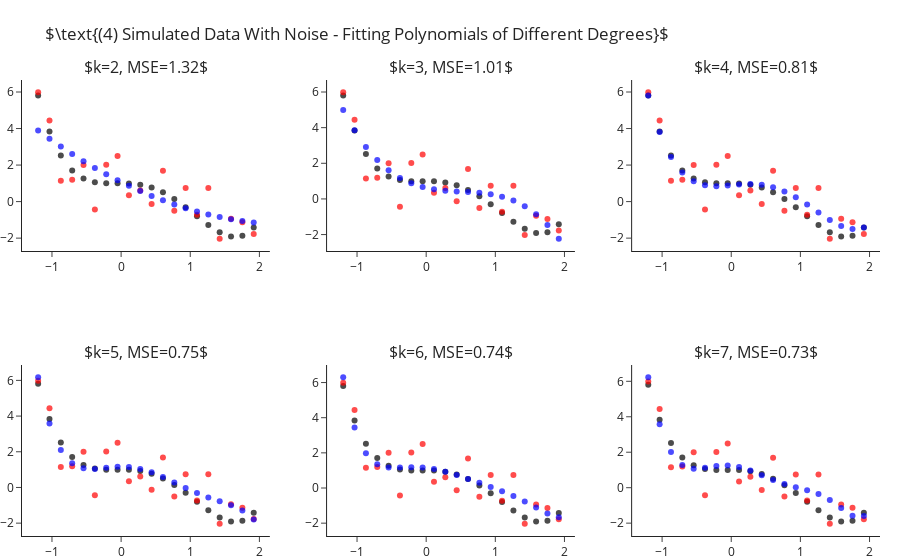

Write notebook code for a chart like this one.
### Markdown cell above
## Fitting Polynomial Of Different Degrees - With Sample Noise

Still fitting for different values of $k$, let us add some standard Gaussian noise (i.e. $\mathcal{N}\left(0,1\right)$).
This time we observe two things:
- Even for the correct $k=4$ model we are not able to achieve zero MSE.
- As we increase $4<k\rightarrow 7$ we manage to decrease the error more and more.

### Code cell
y = y_ + np.random.normal(size=len(y_))

ks = range(2, 8)
fig = make_subplots(2, 3, subplot_titles=list(ks))
for i, k in enumerate(ks):
    r,c = i//3+1, i%3+1 
    
    y_hat = make_pipeline(PolynomialFeatures(k), LinearRegression(fit_intercept=False)).fit(X, y).predict(X)
    fig.add_traces([go.Scatter(x=x, y=y_, mode="markers", name="Real Points",  marker=dict(color="black", opacity=.7), showlegend=False),
                    go.Scatter(x=x, y=y, mode="markers", name="Observed Points",  marker=dict(color="red", opacity=.7), showlegend=False), 
                    go.Scatter(x=x, y=y_hat, mode="markers", name="Predicted Points",  marker=dict(color="blue", opacity=.7), showlegend=False)], rows=r, cols=c)
    fig["layout"]["annotations"][i]["text"] = rf"$k={{0}}, MSE={{1}}$".format(k, round(np.mean((y-y_hat)**2), 2))

fig.update_layout(title=r"$\text{(4) Simulated Data With Noise - Fitting Polynomials of Different Degrees}$", margin=dict(t=80)).show()

### Figure 1 — Plotly figure (JSON) as saved in the notebook; plotly's stock layout.template omitted (floating-point values rounded to 4 significant figures)
{"data": [{"marker": {"color": "black", "opacity": 0.7}, "mode": "markers", "name": "Real Points", "showlegend": false, "type": "scatter", "x": [-1.2, -1.036, -0.8718, -0.7077, -0.5436, -0.3795, -0.2154, -0.05128, 0.1128, 0.2769, 0.441, 0.6051, 0.7692, 0.9333, 1.097, 1.262, 1.426, 1.59, 1.754, 1.918], "xaxis": "x", "y": [5.81, 3.838, 2.523, 1.709, 1.261, 1.058, 0.9989, 0.999, 0.9909, 0.9251, 0.769, 0.5078, 0.1439, -0.3028, -0.7951, -1.278, -1.68, -1.912, -1.866, -1.418], "yaxis": "y"}, {"marker": {"color": "red", "opacity": 0.7}, "mode": "markers", "name": "Observed Points", "showlegend": false, "type": "scatter", "x": [-1.2, -1.036, -0.8718, -0.7077, -0.5436, -0.3795, -0.2154, -0.05128, 0.1128, 0.2769, 0.441, 0.6051, 0.7692, 0.9333, 1.097, 1.262, 1.426, 1.59, 1.754, 1.918], "xaxis": "x", "y": [5.984, 4.439, 1.147, 1.195, 2.0, -0.432, 2.014, 2.499, 0.3512, 0.6118, -0.1319, 1.683, -0.5034, 0.7457, -0.725, 0.7386, -2.031, -0.9424, -1.132, -1.773], "yaxis": "y"}, {"marker": {"color": "blue", "opacity": 0.7}, "mode": "markers", "name": "Predicted Points", "showlegend": false, "type": "scatter", "x": [-1.2, -1.036, -0.8718, -0.7077, -0.5436, -0.3795, -0.2154, -0.05128, 0.1128, 0.2769, 0.441, 0.6051, 0.7692, 0.9333, 1.097, 1.262, 1.426, 1.59, 1.754, 1.918], "xaxis": "x", "y": [3.897, 3.445, 3.014, 2.603, 2.214, 1.845, 1.497, 1.169, 0.8627, 0.5769, 0.3118, 0.06751, -0.156, -0.3588, -0.5408, -0.702, -0.8425, -0.9622, -1.061, -1.139], "yaxis": "y"}, {"marker": {"color": "black", "opacity": 0.7}, "mode": "markers", "name": "Real Points", "showlegend": false, "type": "scatter", "x": [-1.2, -1.036, -0.8718, -0.7077, -0.5436, -0.3795, -0.2154, -0.05128, 0.1128, 0.2769, 0.441, 0.6051, 0.7692, 0.9333, 1.097, 1.262, 1.426, 1.59, 1.754, 1.918], "xaxis": "x2", "y": [5.81, 3.838, 2.523, 1.709, 1.261, 1.058, 0.9989, 0.999, 0.9909, 0.9251, 0.769, 0.5078, 0.1439, -0.3028, -0.7951, -1.278, -1.68, -1.912, -1.866, -1.418], "yaxis": "y2"}, {"marker": {"color": "red", "opacity": 0.7}, "mode": "markers", "name": "Observed Points", "showlegend": false, "type": "scatter", "x": [-1.2, -1.036, -0.8718, -0.7077, -0.5436, -0.3795, -0.2154, -0.05128, 0.1128, 0.2769, 0.441, 0.6051, 0.7692, 0.9333, 1.097, 1.262, 1.426, 1.59, 1.754, 1.918], "xaxis": "x2", "y": [5.984, 4.439, 1.147, 1.195, 2.0, -0.432, 2.014, 2.499, 0.3512, 0.6118, -0.1319, 1.683, -0.5034, 0.7457, -0.725, 0.7386, -2.031, -0.9424, -1.132, -1.773], "yaxis": "y2"}, {"marker": {"color": "blue", "opacity": 0.7}, "mode": "markers", "name": "Predicted Points", "showlegend": false, "type": "scatter", "x": [-1.2, -1.036, -0.8718, -0.7077, -0.5436, -0.3795, -0.2154, -0.05128, 0.1128, 0.2769, 0.441, 0.6051, 0.7692, 0.9333, 1.097, 1.262, 1.426, 1.59, 1.754, 1.918], "xaxis": "x2", "y": [4.989, 3.847, 2.918, 2.178, 1.606, 1.178, 0.873, 0.6674, 0.539, 0.4652, 0.4234, 0.3912, 0.3458, 0.2648, 0.1257, -0.09421, -0.4174, -0.8663, -1.464, -2.232], "yaxis": "y2"}, {"marker": {"color": "black", "opacity": 0.7}, "mode": "markers", "name": "Real Points", "showlegend": false, "type": "scatter", "x": [-1.2, -1.036, -0.8718, -0.7077, -0.5436, -0.3795, -0.2154, -0.05128, 0.1128, 0.2769, 0.441, 0.6051, 0.7692, 0.9333, 1.097, 1.262, 1.426, 1.59, 1.754, 1.918], "xaxis": "x3", "y": [5.81, 3.838, 2.523, 1.709, 1.261, 1.058, 0.9989, 0.999, 0.9909, 0.9251, 0.769, 0.5078, 0.1439, -0.3028, -0.7951, -1.278, -1.68, -1.912, -1.866, -1.418], "yaxis": "y3"}, {"marker": {"color": "red", "opacity": 0.7}, "mode": "markers", "name": "Observed Points", "showlegend": false, "type": "scatter", "x": [-1.2, -1.036, -0.8718, -0.7077, -0.5436, -0.3795, -0.2154, -0.05128, 0.1128, 0.2769, 0.441, 0.6051, 0.7692, 0.9333, 1.097, 1.262, 1.426, 1.59, 1.754, 1.918], "xaxis": "x3", "y": [5.984, 4.439, 1.147, 1.195, 2.0, -0.432, 2.014, 2.499, 0.3512, 0.6118, -0.1319, 1.683, -0.5034, 0.7457, -0.725, 0.7386, -2.031, -0.9424, -1.132, -1.773], "yaxis": "y3"}, {"marker": {"color": "blue", "opacity": 0.7}, "mode": "markers", "name": "Predicted Points", "showlegend": false, "type": "scatter", "x": [-1.2, -1.036, -0.8718, -0.7077, -0.5436, -0.3795, -0.2154, -0.05128, 0.1128, 0.2769, 0.441, 0.6051, 0.7692, 0.9333, 1.097, 1.262, 1.426, 1.59, 1.754, 1.918], "xaxis": "x3", "y": [5.802, 3.805, 2.447, 1.59, 1.108, 0.89, 0.8407, 0.8785, 0.9367, 0.9636, 0.9218, 0.7889, 0.5568, 0.2325, -0.1626, -0.5922, -1.006, -1.337, -1.507, -1.419], "yaxis": "y3"}, {"marker": {"color": "black", "opacity": 0.7}, "mode": "markers", "name": "Real Points", "showlegend": false, "type": "scatter", "x": [-1.2, -1.036, -0.8718, -0.7077, -0.5436, -0.3795, -0.2154, -0.05128, 0.1128, 0.2769, 0.441, 0.6051, 0.7692, 0.9333, 1.097, 1.262, 1.426, 1.59, 1.754, 1.918], "xaxis": "x4", "y": [5.81, 3.838, 2.523, 1.709, 1.261, 1.058, 0.9989, 0.999, 0.9909, 0.9251, 0.769, 0.5078, 0.1439, -0.3028, -0.7951, -1.278, -1.68, -1.912, -1.866, -1.418], "yaxis": "y4"}, {"marker": {"color": "red", "opacity": 0.7}, "mode": "markers", "name": "Observed Points", "showlegend": false, "type": "scatter", "x": [-1.2, -1.036, -0.8718, -0.7077, -0.5436, -0.3795, -0.2154, -0.05128, 0.1128, 0.2769, 0.441, 0.6051, 0.7692, 0.9333, 1.097, 1.262, 1.426, 1.59, 1.754, 1.918], "xaxis": "x4", "y": [5.984, 4.439, 1.147, 1.195, 2.0, -0.432, 2.014, 2.499, 0.3512, 0.6118, -0.1319, 1.683, -0.5034, 0.7457, -0.725, 0.7386, -2.031, -0.9424, -1.132, -1.773], "yaxis": "y4"}, {"marker": {"color": "blue", "opacity": 0.7}, "mode": "markers", "name": "Predicted Points", "showlegend": false, "type": "scatter", "x": [-1.2, -1.036, -0.8718, -0.7077, -0.5436, -0.3795, -0.2154, -0.05128, 0.1128, 0.2769, 0.441, 0.6051, 0.7692, 0.9333, 1.097, 1.262, 1.426, 1.59, 1.754, 1.918], "xaxis": "x4", "y": [6.173, 3.59, 2.102, 1.356, 1.072, 1.037, 1.099, 1.154, 1.143, 1.039, 0.8461, 0.5831, 0.2812, -0.0259, -0.31, -0.5564, -0.7718, -0.9924, -1.292, -1.79], "yaxis": "y4"}, {"marker": {"color": "black", "opacity": 0.7}, "mode": "markers", "name": "Real Points", "showlegend": false, "type": "scatter", "x": [-1.2, -1.036, -0.8718, -0.7077, -0.5436, -0.3795, -0.2154, -0.05128, 0.1128, 0.2769, 0.441, 0.6051, 0.7692, 0.9333, 1.097, 1.262, 1.426, 1.59, 1.754, 1.918], "xaxis": "x5", "y": [5.81, 3.838, 2.523, 1.709, 1.261, 1.058, 0.9989, 0.999, 0.9909, 0.9251, 0.769, 0.5078, 0.1439, -0.3028, -0.7951, -1.278, -1.68, -1.912, -1.866, -1.418], "yaxis": "y5"}, {"marker": {"color": "red", "opacity": 0.7}, "mode": "markers", "name": "Observed Points", "showlegend": false, "type": "scatter", "x": [-1.2, -1.036, -0.8718, -0.7077, -0.5436, -0.3795, -0.2154, -0.05128, 0.1128, 0.2769, 0.441, 0.6051, 0.7692, 0.9333, 1.097, 1.262, 1.426, 1.59, 1.754, 1.918], "xaxis": "x5", "y": [5.984, 4.439, 1.147, 1.195, 2.0, -0.432, 2.014, 2.499, 0.3512, 0.6118, -0.1319, 1.683, -0.5034, 0.7457, -0.725, 0.7386, -2.031, -0.9424, -1.132, -1.773], "yaxis": "y5"}, {"marker": {"color": "blue", "opacity": 0.7}, "mode": "markers", "name": "Predicted Points", "showlegend": false, "type": "scatter", "x": [-1.2, -1.036, -0.8718, -0.7077, -0.5436, -0.3795, -0.2154, -0.05128, 0.1128, 0.2769, 0.441, 0.6051, 0.7692, 0.9333, 1.097, 1.262, 1.426, 1.59, 1.754, 1.918], "xaxis": "x5", "y": [6.299, 3.438, 1.981, 1.357, 1.169, 1.162, 1.187, 1.167, 1.079, 0.9283, 0.7351, 0.5191, 0.2938, 0.06164, -0.1851, -0.4596, -0.7714, -1.113, -1.444, -1.664], "yaxis": "y5"}, {"marker": {"color": "black", "opacity": 0.7}, "mode": "markers", "name": "Real Points", "showlegend": false, "type": "scatter", "x": [-1.2, -1.036, -0.8718, -0.7077, -0.5436, -0.3795, -0.2154, -0.05128, 0.1128, 0.2769, 0.441, 0.6051, 0.7692, 0.9333, 1.097, 1.262, 1.426, 1.59, 1.754, 1.918], "xaxis": "x6", "y": [5.81, 3.838, 2.523, 1.709, 1.261, 1.058, 0.9989, 0.999, 0.9909, 0.9251, 0.769, 0.5078, 0.1439, -0.3028, -0.7951, -1.278, -1.68, -1.912, -1.866, -1.418], "yaxis": "y6"}, {"marker": {"color": "red", "opacity": 0.7}, "mode": "markers", "name": "Observed Points", "showlegend": false, "type": "scatter", "x": [-1.2, -1.036, -0.8718, -0.7077, -0.5436, -0.3795, -0.2154, -0.05128, 0.1128, 0.2769, 0.441, 0.6051, 0.7692, 0.9333, 1.097, 1.262, 1.426, 1.59, 1.754, 1.918], "xaxis": "x6", "y": [5.984, 4.439, 1.147, 1.195, 2.0, -0.432, 2.014, 2.499, 0.3512, 0.6118, -0.1319, 1.683, -0.5034, 0.7457, -0.725, 0.7386, -2.031, -0.9424, -1.132, -1.773], "yaxis": "y6"}, {"marker": {"color": "blue", "opacity": 0.7}, "mode": "markers", "name": "Predicted Points", "showlegend": false, "type": "scatter", "x": [-1.2, -1.036, -0.8718, -0.7077, -0.5436, -0.3795, -0.2154, -0.05128, 0.1128, 0.2769, 0.441, 0.6051, 0.7692, 0.9333, 1.097, 1.262, 1.426, 1.59, 1.754, 1.918], "xaxis": "x6", "y": [6.226, 3.579, 2.016, 1.278, 1.069, 1.119, 1.223, 1.254, 1.163, 0.9628, 0.7006, 0.4346, 0.2069, 0.02574, -0.1418, -0.3599, -0.6929, -1.148, -1.584, -1.592], "yaxis": "y6"}], "layout": {"annotations": [{"font": {"size": 16}, "showarrow": false, "text": "$k=2, MSE=1.32$", "x": 0.1444, "xanchor": "center", "xref": "paper", "y": 1, "yanchor": "bottom", "yref": "paper"}, {"font": {"size": 16}, "showarrow": false, "text": "$k=3, MSE=1.01$", "x": 0.5, "xanchor": "center", "xref": "paper", "y": 1, "yanchor": "bottom", "yref": "paper"}, {"font": {"size": 16}, "showarrow": false, "text": "$k=4, MSE=0.81$", "x": 0.8556, "xanchor": "center", "xref": "paper", "y": 1, "yanchor": "bottom", "yref": "paper"}, {"font": {"size": 16}, "showarrow": false, "text": "$k=5, MSE=0.75$", "x": 0.1444, "xanchor": "center", "xref": "paper", "y": 0.375, "yanchor": "bottom", "yref": "paper"}, {"font": {"size": 16}, "showarrow": false, "text": "$k=6, MSE=0.74$", "x": 0.5, "xanchor": "center", "xref": "paper", "y": 0.375, "yanchor": "bottom", "yref": "paper"}, {"font": {"size": 16}, "showarrow": false, "text": "$k=7, MSE=0.73$", "x": 0.8556, "xanchor": "center", "xref": "paper", "y": 0.375, "yanchor": "bottom", "yref": "paper"}], "margin": {"t": 80}, "title": {"text": "$\\text{(4) Simulated Data With Noise - Fitting Polynomials of Different Degrees}$"}, "xaxis": {"anchor": "y", "domain": [0, 0.2889]}, "xaxis2": {"anchor": "y2", "domain": [0.3556, 0.6444]}, "xaxis3": {"anchor": "y3", "domain": [0.7111, 1]}, "xaxis4": {"anchor": "y4", "domain": [0, 0.2889]}, "xaxis5": {"anchor": "y5", "domain": [0.3556, 0.6444]}, "xaxis6": {"anchor": "y6", "domain": [0.7111, 1]}, "yaxis": {"anchor": "x", "domain": [0.625, 1]}, "yaxis2": {"anchor": "x2", "domain": [0.625, 1]}, "yaxis3": {"anchor": "x3", "domain": [0.625, 1]}, "yaxis4": {"anchor": "x4", "domain": [0, 0.375]}, "yaxis5": {"anchor": "x5", "domain": [0, 0.375]}, "yaxis6": {"anchor": "x6", "domain": [0, 0.375]}}}
